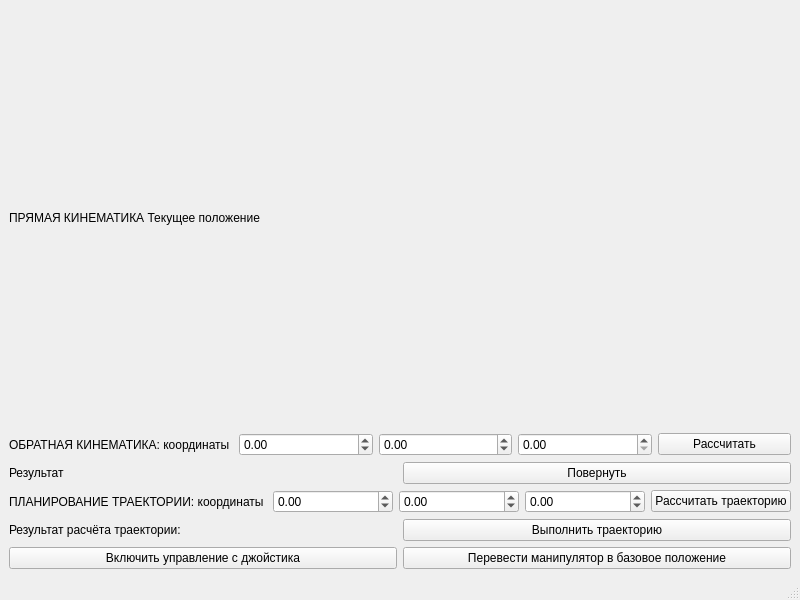
<?xml version="1.0" encoding="UTF-8"?>
<ui version="4.0">
 <class>MainWindow</class>
 <widget class="QMainWindow" name="MainWindow">
  <property name="geometry">
   <rect>
    <x>0</x>
    <y>0</y>
    <width>800</width>
    <height>600</height>
   </rect>
  </property>
  <property name="windowTitle">
   <string>KUKA Kinematics</string>
  </property>
  <widget class="QWidget" name="centralwidget">
   <layout class="QVBoxLayout" name="verticalLayout_2">
    <item>
     <layout class="QVBoxLayout" name="verticalLayout">
      <item>
       <layout class="QHBoxLayout" name="horizontalLayout">
        <item>
         <widget class="QLabel" name="label_current_pose">
          <property name="text">
           <string>ПРЯМАЯ КИНЕМАТИКА Текущее положение</string>
          </property>
         </widget>
        </item>
       </layout>
      </item>
      <item>
       <layout class="QHBoxLayout" name="horizontalLayout_3">
        <item>
         <widget class="QLabel" name="label">
          <property name="text">
           <string>ОБРАТНАЯ КИНЕМАТИКА: координаты </string>
          </property>
         </widget>
        </item>
        <item>
         <widget class="QDoubleSpinBox" name="doubleSpinBox_target_x">
          <property name="minimum">
           <double>-1.000000000000000</double>
          </property>
          <property name="maximum">
           <double>1.000000000000000</double>
          </property>
          <property name="singleStep">
           <double>0.010000000000000</double>
          </property>
         </widget>
        </item>
        <item>
         <widget class="QDoubleSpinBox" name="doubleSpinBox_target_y">
          <property name="minimum">
           <double>-1.000000000000000</double>
          </property>
          <property name="maximum">
           <double>1.000000000000000</double>
          </property>
          <property name="singleStep">
           <double>0.010000000000000</double>
          </property>
         </widget>
        </item>
        <item>
         <widget class="QDoubleSpinBox" name="doubleSpinBox_target_z">
          <property name="singleStep">
           <double>0.010000000000000</double>
          </property>
         </widget>
        </item>
        <item>
         <widget class="QPushButton" name="pushButton_calculate">
          <property name="text">
           <string>Рассчитать</string>
          </property>
         </widget>
        </item>
       </layout>
      </item>
      <item>
       <layout class="QHBoxLayout" name="horizontalLayout_5">
        <item>
         <widget class="QLabel" name="label_IK_result">
          <property name="text">
           <string>Результат</string>
          </property>
         </widget>
        </item>
        <item>
         <widget class="QPushButton" name="pushButton_move">
          <property name="text">
           <string>Повернуть</string>
          </property>
         </widget>
        </item>
       </layout>
      </item>
      <item>
       <layout class="QHBoxLayout" name="horizontalLayout_6">
        <item>
         <widget class="QLabel" name="label_2">
          <property name="text">
           <string>ПЛАНИРОВАНИЕ ТРАЕКТОРИИ: координаты </string>
          </property>
         </widget>
        </item>
        <item>
         <widget class="QDoubleSpinBox" name="doubleSpinBox_traj_target_x">
          <property name="minimum">
           <double>-1.000000000000000</double>
          </property>
          <property name="maximum">
           <double>1.000000000000000</double>
          </property>
          <property name="singleStep">
           <double>0.010000000000000</double>
          </property>
         </widget>
        </item>
        <item>
         <widget class="QDoubleSpinBox" name="doubleSpinBox_traj_target_y">
          <property name="minimum">
           <double>-1.000000000000000</double>
          </property>
          <property name="maximum">
           <double>1.000000000000000</double>
          </property>
          <property name="singleStep">
           <double>0.010000000000000</double>
          </property>
         </widget>
        </item>
        <item>
         <widget class="QDoubleSpinBox" name="doubleSpinBox_traj_target_z">
          <property name="minimum">
           <double>-1.000000000000000</double>
          </property>
          <property name="maximum">
           <double>1.000000000000000</double>
          </property>
          <property name="singleStep">
           <double>0.010000000000000</double>
          </property>
         </widget>
        </item>
        <item>
         <widget class="QPushButton" name="pushButton_calculate_traj">
          <property name="text">
           <string>Рассчитать траекторию</string>
          </property>
         </widget>
        </item>
       </layout>
      </item>
      <item>
       <layout class="QHBoxLayout" name="horizontalLayout_7">
        <item>
         <widget class="QLabel" name="label_traj_result">
          <property name="text">
           <string>Результат расчёта траектории:</string>
          </property>
         </widget>
        </item>
        <item>
         <widget class="QPushButton" name="pushButton_execute_traj">
          <property name="text">
           <string>Выполнить траекторию</string>
          </property>
         </widget>
        </item>
       </layout>
      </item>
      <item>
       <layout class="QHBoxLayout" name="horizontalLayout_8">
        <item>
         <widget class="QPushButton" name="pushButton_joy_control_enable">
          <property name="text">
           <string>Включить управление с джойстика</string>
          </property>
         </widget>
        </item>
        <item>
         <widget class="QPushButton" name="pushButton_base_position">
          <property name="text">
           <string>Перевести манипулятор в базовое положение</string>
          </property>
         </widget>
        </item>
       </layout>
      </item>
     </layout>
    </item>
   </layout>
  </widget>
  <widget class="QMenuBar" name="menubar">
   <property name="geometry">
    <rect>
     <x>0</x>
     <y>0</y>
     <width>800</width>
     <height>22</height>
    </rect>
   </property>
  </widget>
  <widget class="QStatusBar" name="statusbar"/>
 </widget>
 <resources/>
 <connections/>
</ui>
